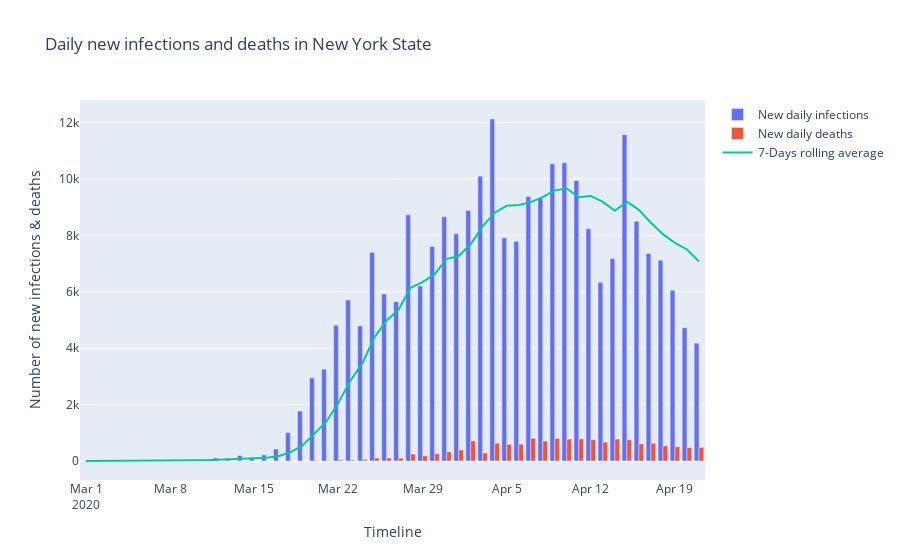

Write notebook code for a chart like this one.
### Markdown cell above
## This chart is done using the standard Plotly library using the 'go.Figure' method. This was allows us to use multiple layers as illustrated-below

### Code cell
fig=go.Figure()
fig.add_trace(go.Bar(x=NY_df.index, y=NY_df.New_cases, name='New daily infections'))
fig.add_trace(go.Bar(x=NY_df.index, y=NY_df.New_deaths, name='New daily deaths'))
fig.add_trace(go.Scatter(x=NY_df.index, y=NY_df.New_cases_Long_MA, name='7-Days rolling average'))
fig.update_layout(title='Daily new infections and deaths in New York State', xaxis_title='Timeline', yaxis_title='Number of new infections & deaths')
